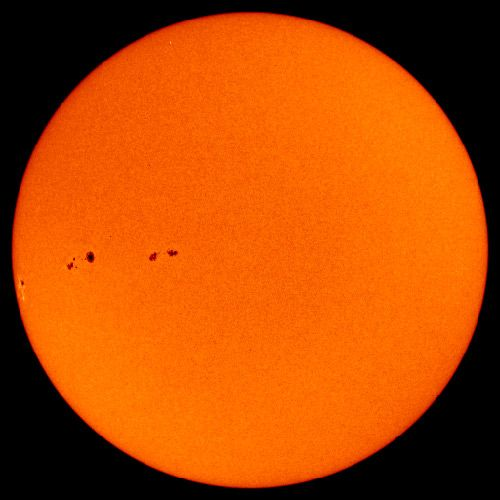
#> input picture sunspot1.jpg, 500 x 500 px, found by its file name
$ python sunspot_detection.py
#> lines starting #> are read from the running program, lines starting #| are printed output that depends on the picture; after the words box and inside, x2 and y2 are one past the last pixel; in counts of white or black regions, pixels touching at a corner belong together
import os
import cv2 # opencv library
import numpy as np
import matplotlib.pyplot as plt

"""Make the pwd implementation"""
cwd = os.getcwd()
file = "\sunspot1.jpg"
path = cwd + file
image = cv2.imread(path,0)
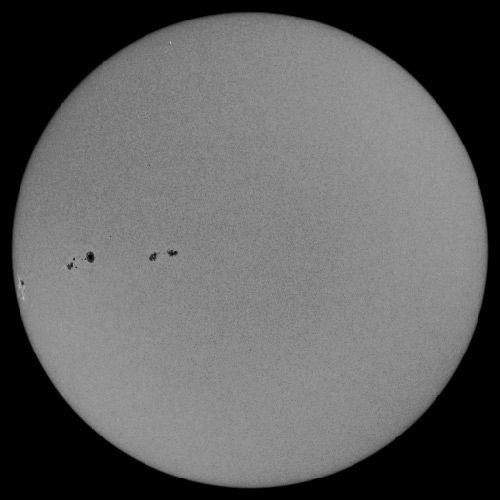
#> image: shape (500, 500); min 0, max 190, mean 96.2

image_1 = cv2.cvtColor(image, cv2.COLOR_BGR2RGB)
# [10 lines of commented-out code are left out]
ret, thresh = cv2.threshold(image, 90, 255, cv2.THRESH_BINARY)
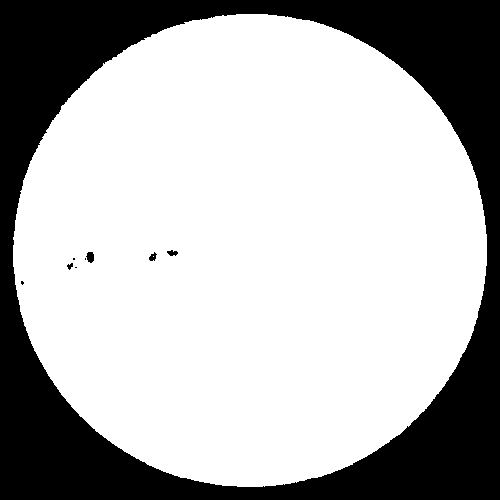
#> thresh: shape (500, 500); 70.4% white; 9 black regions (4 under 20 px)
# [9 lines of commented-out code are left out]
contours, hierarchy = cv2.findContours(thresh.copy(),cv2.RETR_TREE,cv2.CHAIN_APPROX_NONE)
#> contours = 10 contours, 5 with area under 20; largest, box (x1, y1, x2, y2) and area: (13, 14, 487, 487) 175598, (85, 251, 95, 264) 81, (166, 249, 179, 257) 56, (148, 251, 158, 262) 56, (66, 262, 74, 271) 34
valid_cntrs = []

for i,cntr in enumerate(contours):
    x,y,w,h = cv2.boundingRect(cntr)
    #print("x = ",x,"y = ",y,"w = ",w,"h = ",h)
    if ((x-249)**2 + (y-249)**2)<= 238**2:
        valid_cntrs.append(cntr)
#> this loop made 10 passes
#> (x, y, w, h) on passes 1 to 10: (13, 14, 474, 473), (20, 280, 5, 6), (74, 266, 4, 3), (66, 262, 8, 9), (84, 257, 3, 4), (72, 257, 4, 4), (148, 251, 10, 11), (153, 256, 1, 1), (85, 251, 10, 13), (166, 249, 13, 8)
#> after the loop, valid_cntrs = 9 contours, 5 with area under 20; largest, box (x1, y1, x2, y2) and area: (85, 251, 95, 264) 81, (166, 249, 179, 257) 56, (148, 251, 158, 262) 56, (66, 262, 74, 271) 34
"""implement image size detection for the contur LINE 36"""

# count the number of dicovered sunspots
print("The number of sunspots is: ",len(valid_cntrs))
#| The number of sunspots is:  9

contour_sizes = [(cv2.contourArea(contour), contour) for contour in valid_cntrs]
#> contour_sizes = 9 items

for i in range(len(valid_cntrs)):
    x,y,w,h = cv2.boundingRect(contour_sizes[i][1])
    final = cv2.rectangle(image_1,(x,y),(x+w,y+h),(0,255,0),1)
#> this loop made 9 passes
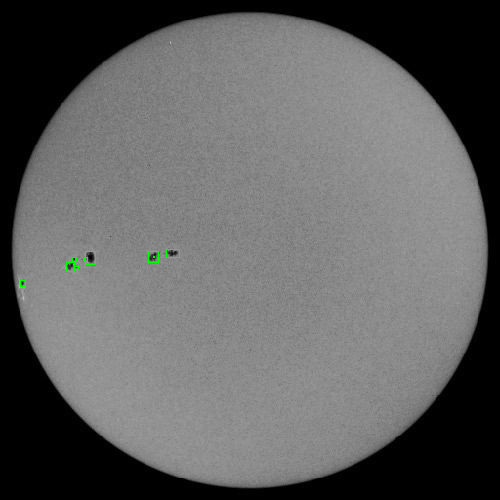
#> image_1: shape (500, 500, 3); mean R, G, B 96.1, 96.3, 96.1

plt.imshow(final)
plt.show()
